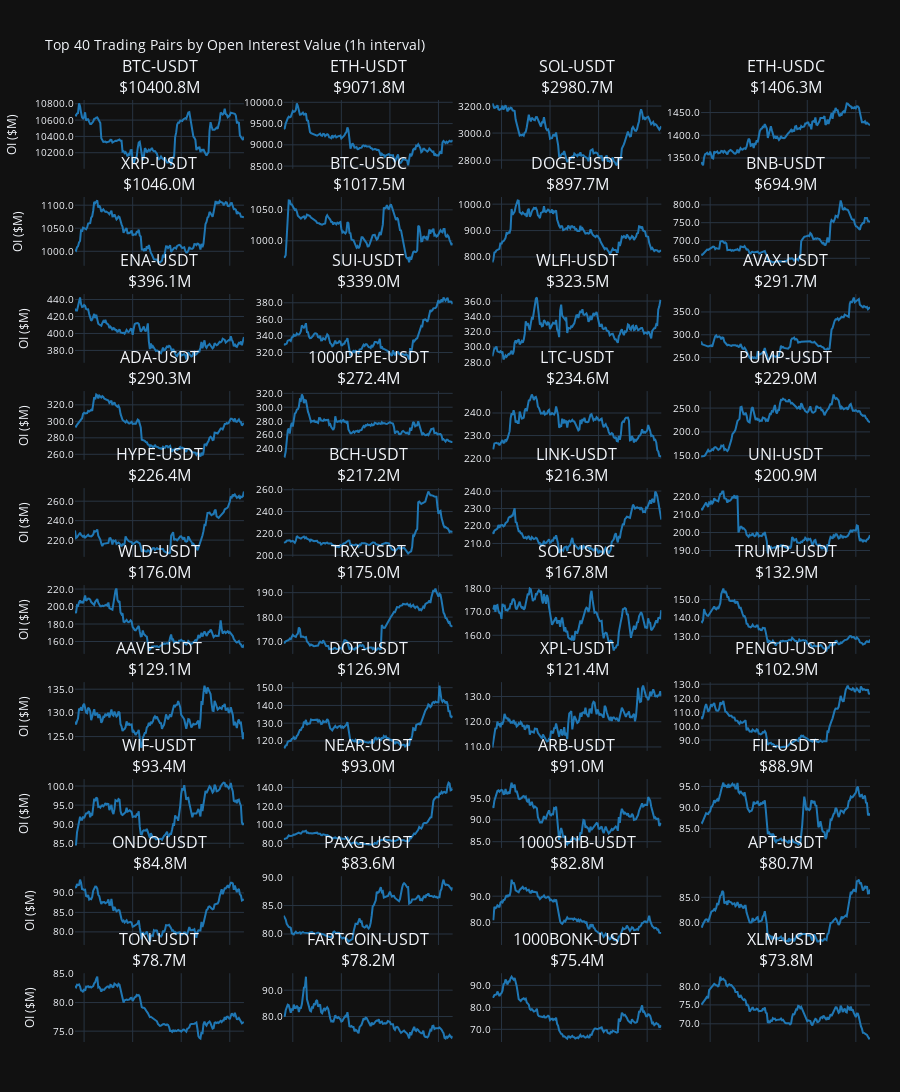

Notebook source saved alongside this figure:
### Code cell
# Visualize OI data for all successful pairs
if successful_downloads:
    # Get all pairs with valid OI data
    valid_pairs = []
    
    for i, oi_df in enumerate(successful_downloads):
        if not oi_df.empty and 'sumOpenInterestValue' in oi_df.columns:
            avg_oi_value = oi_df['sumOpenInterestValue'].mean()
            pair_name = selected_pairs[i]  # Use selected_pairs list
            valid_pairs.append((pair_name, avg_oi_value, oi_df))
    
    # Sort by average OI value (highest first)
    valid_pairs.sort(key=lambda x: x[1], reverse=True)
    
    if valid_pairs:
        # Limit visualization to top N pairs for readability
        max_pairs_to_plot = 40  # Show top 40 pairs (10 rows x 4 cols)
        pairs_to_plot = valid_pairs[:max_pairs_to_plot]
        
        # Calculate subplot layout: 4 columns, n rows
        cols = 4
        rows = (len(pairs_to_plot) + cols - 1) // cols  # Ceiling division
        
        # Calculate appropriate vertical spacing based on number of rows
        if rows <= 5:
            vertical_spacing = 0.04
        elif rows <= 10:
            vertical_spacing = 0.03
        else:
            vertical_spacing = 0.02
        
        # Create subplots with 4 columns
        fig = make_subplots(
            rows=rows, 
            cols=cols,
            subplot_titles=[f"{pair}<br>${value/1e6:.1f}M" for pair, value, _ in pairs_to_plot],
            vertical_spacing=vertical_spacing,
            horizontal_spacing=0.05
        )
        
        for idx, (pair_name, avg_value, oi_df) in enumerate(pairs_to_plot):
            row = (idx // cols) + 1
            col = (idx % cols) + 1
            
            # Create hover template with 2 decimal places
            hover_template = (
                f"{pair_name}<br>" +
                "Time: %{x}<br>" +
                "OI Value: $%{customdata:.2f}M<br>" +
                "<extra></extra>"
            )
            
            # Plot OI Value
            fig.add_trace(
                go.Scatter(
                    x=oi_df.index,
                    y=oi_df['sumOpenInterestValue'] / 1e6,  # Convert to millions for display
                    customdata=oi_df['sumOpenInterestValue'] / 1e6,  # For hover template
                    name=f"{pair_name}",
                    line=dict(width=2, color='#1f77b4'),
                    showlegend=False,
                    hovertemplate=hover_template
                ),
                row=row, col=col
            )
            
            # Update axes for each subplot
            fig.update_xaxes(showticklabels=False, row=row, col=col)
            fig.update_yaxes(
                showticklabels=True, 
                row=row, col=col, 
                tickformat='.1f',  # Show 1 decimal place
                title_text="OI ($M)" if col == 1 else ""  # Only show y-axis title on leftmost column
            )
        
        # Update overall layout
        fig.update_layout(
            height=400 * rows,  # Increased height per row
            title_text=f"Top {len(pairs_to_plot)} Trading Pairs by Open Interest Value ({INTERVAL} interval)",
            showlegend=False,
            margin=dict(l=60, r=30, t=100, b=50),
            font=dict(size=10)
        )
        
        fig.show()
        
        # Display summary statistics for ALL pairs
        print(f"\n📊 OPEN INTEREST SUMMARY ({len(valid_pairs)} total pairs):")
        print("=" * 80)
        
        # Show top 20 pairs statistics
        print("\nTop 20 Pairs by Average OI Value:")
        print("-" * 80)
        for i, (pair_name, avg_value, oi_df) in enumerate(valid_pairs[:20], 1):
            print(f"{i:2d}. {pair_name:15s} | Avg: ${avg_value/1e6:8.2f}M | Max: ${oi_df['sumOpenInterestValue'].max()/1e6:8.2f}M | Points: {len(oi_df):3d}")
        
        # Overall statistics
        print("\n" + "=" * 80)
        total_oi_value = sum(pair[1] for pair in valid_pairs)
        print(f"Total Average OI Value across all pairs: ${total_oi_value/1e9:.2f}B")
        print(f"Average OI Value per pair: ${total_oi_value/len(valid_pairs)/1e6:.2f}M")
        
    else:
        print("No valid OI data found for visualization")
else:
    print("No data available for visualization")

### Figure 1 — Plotly figure (JSON) as saved in the notebook; plotly's stock layout.template omitted (floating-point values rounded to 4 significant figures; data arrays with more than 128 entries replaced by an {"elided": "..."} marker saying what was removed)
{"data": [{"customdata": {"elided": "168 float values"}, "hovertemplate": "BTC-USDT<br>Time: %{x}<br>OI Value: $%{customdata:.2f}M<br><extra></extra>", "line": {"color": "#1f77b4", "width": 2}, "name": "BTC-USDT", "showlegend": false, "x": {"elided": "168 str values"}, "y": {"elided": "168 float values"}, "type": "scatter", "xaxis": "x", "yaxis": "y"}, {"customdata": {"elided": "168 float values"}, "hovertemplate": "ETH-USDT<br>Time: %{x}<br>OI Value: $%{customdata:.2f}M<br><extra></extra>", "line": {"color": "#1f77b4", "width": 2}, "name": "ETH-USDT", "showlegend": false, "x": {"elided": "168 str values"}, "y": {"elided": "168 float values"}, "type": "scatter", "xaxis": "x2", "yaxis": "y2"}, {"customdata": {"elided": "168 float values"}, "hovertemplate": "SOL-USDT<br>Time: %{x}<br>OI Value: $%{customdata:.2f}M<br><extra></extra>", "line": {"color": "#1f77b4", "width": 2}, "name": "SOL-USDT", "showlegend": false, "x": {"elided": "168 str values"}, "y": {"elided": "168 float values"}, "type": "scatter", "xaxis": "x3", "yaxis": "y3"}, {"customdata": {"elided": "168 float values"}, "hovertemplate": "ETH-USDC<br>Time: %{x}<br>OI Value: $%{customdata:.2f}M<br><extra></extra>", "line": {"color": "#1f77b4", "width": 2}, "name": "ETH-USDC", "showlegend": false, "x": {"elided": "168 str values"}, "y": {"elided": "168 float values"}, "type": "scatter", "xaxis": "x4", "yaxis": "y4"}, {"customdata": {"elided": "168 float values"}, "hovertemplate": "XRP-USDT<br>Time: %{x}<br>OI Value: $%{customdata:.2f}M<br><extra></extra>", "line": {"color": "#1f77b4", "width": 2}, "name": "XRP-USDT", "showlegend": false, "x": {"elided": "168 str values"}, "y": {"elided": "168 float values"}, "type": "scatter", "xaxis": "x5", "yaxis": "y5"}, {"customdata": {"elided": "168 float values"}, "hovertemplate": "BTC-USDC<br>Time: %{x}<br>OI Value: $%{customdata:.2f}M<br><extra></extra>", "line": {"color": "#1f77b4", "width": 2}, "name": "BTC-USDC", "showlegend": false, "x": {"elided": "168 str values"}, "y": {"elided": "168 float values"}, "type": "scatter", "xaxis": "x6", "yaxis": "y6"}, {"customdata": {"elided": "168 float values"}, "hovertemplate": "DOGE-USDT<br>Time: %{x}<br>OI Value: $%{customdata:.2f}M<br><extra></extra>", "line": {"color": "#1f77b4", "width": 2}, "name": "DOGE-USDT", "showlegend": false, "x": {"elided": "168 str values"}, "y": {"elided": "168 float values"}, "type": "scatter", "xaxis": "x7", "yaxis": "y7"}, {"customdata": {"elided": "168 float values"}, "hovertemplate": "BNB-USDT<br>Time: %{x}<br>OI Value: $%{customdata:.2f}M<br><extra></extra>", "line": {"color": "#1f77b4", "width": 2}, "name": "BNB-USDT", "showlegend": false, "x": {"elided": "168 str values"}, "y": {"elided": "168 float values"}, "type": "scatter", "xaxis": "x8", "yaxis": "y8"}, {"customdata": {"elided": "168 float values"}, "hovertemplate": "ENA-USDT<br>Time: %{x}<br>OI Value: $%{customdata:.2f}M<br><extra></extra>", "line": {"color": "#1f77b4", "width": 2}, "name": "ENA-USDT", "showlegend": false, "x": {"elided": "168 str values"}, "y": {"elided": "168 float values"}, "type": "scatter", "xaxis": "x9", "yaxis": "y9"}, {"customdata": {"elided": "168 float values"}, "hovertemplate": "SUI-USDT<br>Time: %{x}<br>OI Value: $%{customdata:.2f}M<br><extra></extra>", "line": {"color": "#1f77b4", "width": 2}, "name": "SUI-USDT", "showlegend": false, "x": {"elided": "168 str values"}, "y": {"elided": "168 float values"}, "type": "scatter", "xaxis": "x10", "yaxis": "y10"}, {"customdata": {"elided": "168 float values"}, "hovertemplate": "WLFI-USDT<br>Time: %{x}<br>OI Value: $%{customdata:.2f}M<br><extra></extra>", "line": {"color": "#1f77b4", "width": 2}, "name": "WLFI-USDT", "showlegend": false, "x": {"elided": "168 str values"}, "y": {"elided": "168 float values"}, "type": "scatter", "xaxis": "x11", "yaxis": "y11"}, {"customdata": {"elided": "168 float values"}, "hovertemplate": "AVAX-USDT<br>Time: %{x}<br>OI Value: $%{customdata:.2f}M<br><extra></extra>", "line": {"color": "#1f77b4", "width": 2}, "name": "AVAX-USDT", "showlegend": false, "x": {"elided": "168 str values"}, "y": {"elided": "168 float values"}, "type": "scatter", "xaxis": "x12", "yaxis": "y12"}, {"customdata": {"elided": "168 float values"}, "hovertemplate": "ADA-USDT<br>Time: %{x}<br>OI Value: $%{customdata:.2f}M<br><extra></extra>", "line": {"color": "#1f77b4", "width": 2}, "name": "ADA-USDT", "showlegend": false, "x": {"elided": "168 str values"}, "y": {"elided": "168 float values"}, "type": "scatter", "xaxis": "x13", "yaxis": "y13"}, {"customdata": {"elided": "168 float values"}, "hovertemplate": "1000PEPE-USDT<br>Time: %{x}<br>OI Value: $%{customdata:.2f}M<br><extra></extra>", "line": {"color": "#1f77b4", "width": 2}, "name": "1000PEPE-USDT", "showlegend": false, "x": {"elided": "168 str values"}, "y": {"elided": "168 float values"}, "type": "scatter", "xaxis": "x14", "yaxis": "y14"}, {"customdata": {"elided": "168 float values"}, "hovertemplate": "LTC-USDT<br>Time: %{x}<br>OI Value: $%{customdata:.2f}M<br><extra></extra>", "line": {"color": "#1f77b4", "width": 2}, "name": "LTC-USDT", "showlegend": false, "x": {"elided": "168 str values"}, "y": {"elided": "168 float values"}, "type": "scatter", "xaxis": "x15", "yaxis": "y15"}, {"customdata": {"elided": "168 float values"}, "hovertemplate": "PUMP-USDT<br>Time: %{x}<br>OI Value: $%{customdata:.2f}M<br><extra></extra>", "line": {"color": "#1f77b4", "width": 2}, "name": "PUMP-USDT", "showlegend": false, "x": {"elided": "168 str values"}, "y": {"elided": "168 float values"}, "type": "scatter", "xaxis": "x16", "yaxis": "y16"}, {"customdata": {"elided": "168 float values"}, "hovertemplate": "HYPE-USDT<br>Time: %{x}<br>OI Value: $%{customdata:.2f}M<br><extra></extra>", "line": {"color": "#1f77b4", "width": 2}, "name": "HYPE-USDT", "showlegend": false, "x": {"elided": "168 str values"}, "y": {"elided": "168 float values"}, "type": "scatter", "xaxis": "x17", "yaxis": "y17"}, {"customdata": {"elided": "168 float values"}, "hovertemplate": "BCH-USDT<br>Time: %{x}<br>OI Value: $%{customdata:.2f}M<br><extra></extra>", "line": {"color": "#1f77b4", "width": 2}, "name": "BCH-USDT", "showlegend": false, "x": {"elided": "168 str values"}, "y": {"elided": "168 float values"}, "type": "scatter", "xaxis": "x18", "yaxis": "y18"}, {"customdata": {"elided": "168 float values"}, "hovertemplate": "LINK-USDT<br>Time: %{x}<br>OI Value: $%{customdata:.2f}M<br><extra></extra>", "line": {"color": "#1f77b4", "width": 2}, "name": "LINK-USDT", "showlegend": false, "x": {"elided": "168 str values"}, "y": {"elided": "168 float values"}, "type": "scatter", "xaxis": "x19", "yaxis": "y19"}, {"customdata": {"elided": "168 float values"}, "hovertemplate": "UNI-USDT<br>Time: %{x}<br>OI Value: $%{customdata:.2f}M<br><extra></extra>", "line": {"color": "#1f77b4", "width": 2}, "name": "UNI-USDT", "showlegend": false, "x": {"elided": "168 str values"}, "y": {"elided": "168 float values"}, "type": "scatter", "xaxis": "x20", "yaxis": "y20"}, {"customdata": {"elided": "168 float values"}, "hovertemplate": "WLD-USDT<br>Time: %{x}<br>OI Value: $%{customdata:.2f}M<br><extra></extra>", "line": {"color": "#1f77b4", "width": 2}, "name": "WLD-USDT", "showlegend": false, "x": {"elided": "168 str values"}, "y": {"elided": "168 float values"}, "type": "scatter", "xaxis": "x21", "yaxis": "y21"}, {"customdata": {"elided": "168 float values"}, "hovertemplate": "TRX-USDT<br>Time: %{x}<br>OI Value: $%{customdata:.2f}M<br><extra></extra>", "line": {"color": "#1f77b4", "width": 2}, "name": "TRX-USDT", "showlegend": false, "x": {"elided": "168 str values"}, "y": {"elided": "168 float values"}, "type": "scatter", "xaxis": "x22", "yaxis": "y22"}, {"customdata": {"elided": "168 float values"}, "hovertemplate": "SOL-USDC<br>Time: %{x}<br>OI Value: $%{customdata:.2f}M<br><extra></extra>", "line": {"color": "#1f77b4", "width": 2}, "name": "SOL-USDC", "showlegend": false, "x": {"elided": "168 str values"}, "y": {"elided": "168 float values"}, "type": "scatter", "xaxis": "x23", "yaxis": "y23"}, {"customdata": {"elided": "168 float values"}, "hovertemplate": "TRUMP-USDT<br>Time: %{x}<br>OI Value: $%{customdata:.2f}M<br><extra></extra>", "line": {"color": "#1f77b4", "width": 2}, "name": "TRUMP-USDT", "showlegend": false, "x": {"elided": "168 str values"}, "y": {"elided": "168 float values"}, "type": "scatter", "xaxis": "x24", "yaxis": "y24"}, {"customdata": {"elided": "168 float values"}, "hovertemplate": "AAVE-USDT<br>Time: %{x}<br>OI Value: $%{customdata:.2f}M<br><extra></extra>", "line": {"color": "#1f77b4", "width": 2}, "name": "AAVE-USDT", "showlegend": false, "x": {"elided": "168 str values"}, "y": {"elided": "168 float values"}, "type": "scatter", "xaxis": "x25", "yaxis": "y25"}, {"customdata": {"elided": "168 float values"}, "hovertemplate": "DOT-USDT<br>Time: %{x}<br>OI Value: $%{customdata:.2f}M<br><extra></extra>", "line": {"color": "#1f77b4", "width": 2}, "name": "DOT-USDT", "showlegend": false, "x": {"elided": "168 str values"}, "y": {"elided": "168 float values"}, "type": "scatter", "xaxis": "x26", "yaxis": "y26"}, {"customdata": {"elided": "168 float values"}, "hovertemplate": "XPL-USDT<br>Time: %{x}<br>OI Value: $%{customdata:.2f}M<br><extra></extra>", "line": {"color": "#1f77b4", "width": 2}, "name": "XPL-USDT", "showlegend": false, "x": {"elided": "168 str values"}, "y": {"elided": "168 float values"}, "type": "scatter", "xaxis": "x27", "yaxis": "y27"}, {"customdata": {"elided": "168 float values"}, "hovertemplate": "PENGU-USDT<br>Time: %{x}<br>OI Value: $%{customdata:.2f}M<br><extra></extra>", "line": {"color": "#1f77b4", "width": 2}, "name": "PENGU-USDT", "showlegend": false, "x": {"elided": "168 str values"}, "y": {"elided": "168 float values"}, "type": "scatter", "xaxis": "x28", "yaxis": "y28"}, {"customdata": {"elided": "168 float values"}, "hovertemplate": "WIF-USDT<br>Time: %{x}<br>OI Value: $%{customdata:.2f}M<br><extra></extra>", "line": {"color": "#1f77b4", "width": 2}, "name": "WIF-USDT", "showlegend": false, "x": {"elided": "168 str values"}, "y": {"elided": "168 float values"}, "type": "scatter", "xaxis": "x29", "yaxis": "y29"}, {"customdata": {"elided": "168 float values"}, "hovertemplate": "NEAR-USDT<br>Time: %{x}<br>OI Value: $%{customdata:.2f}M<br><extra></extra>", "line": {"color": "#1f77b4", "width": 2}, "name": "NEAR-USDT", "showlegend": false, "x": {"elided": "168 str values"}, "y": {"elided": "168 float values"}, "type": "scatter", "xaxis": "x30", "yaxis": "y30"}, {"customdata": {"elided": "168 float values"}, "hovertemplate": "ARB-USDT<br>Time: %{x}<br>OI Value: $%{customdata:.2f}M<br><extra></extra>", "line": {"color": "#1f77b4", "width": 2}, "name": "ARB-USDT", "showlegend": false, "x": {"elided": "168 str values"}, "y": {"elided": "168 float values"}, "type": "scatter", "xaxis": "x31", "yaxis": "y31"}, {"customdata": {"elided": "168 float values"}, "hovertemplate": "FIL-USDT<br>Time: %{x}<br>OI Value: $%{customdata:.2f}M<br><extra></extra>", "line": {"color": "#1f77b4", "width": 2}, "name": "FIL-USDT", "showlegend": false, "x": {"elided": "168 str values"}, "y": {"elided": "168 float values"}, "type": "scatter", "xaxis": "x32", "yaxis": "y32"}, {"customdata": {"elided": "168 float values"}, "hovertemplate": "ONDO-USDT<br>Time: %{x}<br>OI Value: $%{customdata:.2f}M<br><extra></extra>", "line": {"color": "#1f77b4", "width": 2}, "name": "ONDO-USDT", "showlegend": false, "x": {"elided": "168 str values"}, "y": {"elided": "168 float values"}, "type": "scatter", "xaxis": "x33", "yaxis": "y33"}, {"customdata": {"elided": "168 float values"}, "hovertemplate": "PAXG-USDT<br>Time: %{x}<br>OI Value: $%{customdata:.2f}M<br><extra></extra>", "line": {"color": "#1f77b4", "width": 2}, "name": "PAXG-USDT", "showlegend": false, "x": {"elided": "168 str values"}, "y": {"elided": "168 float values"}, "type": "scatter", "xaxis": "x34", "yaxis": "y34"}, {"customdata": {"elided": "168 float values"}, "hovertemplate": "1000SHIB-USDT<br>Time: %{x}<br>OI Value: $%{customdata:.2f}M<br><extra></extra>", "line": {"color": "#1f77b4", "width": 2}, "name": "1000SHIB-USDT", "showlegend": false, "x": {"elided": "168 str values"}, "y": {"elided": "168 float values"}, "type": "scatter", "xaxis": "x35", "yaxis": "y35"}, {"customdata": {"elided": "168 float values"}, "hovertemplate": "APT-USDT<br>Time: %{x}<br>OI Value: $%{customdata:.2f}M<br><extra></extra>", "line": {"color": "#1f77b4", "width": 2}, "name": "APT-USDT", "showlegend": false, "x": {"elided": "168 str values"}, "y": {"elided": "168 float values"}, "type": "scatter", "xaxis": "x36", "yaxis": "y36"}, {"customdata": {"elided": "168 float values"}, "hovertemplate": "TON-USDT<br>Time: %{x}<br>OI Value: $%{customdata:.2f}M<br><extra></extra>", "line": {"color": "#1f77b4", "width": 2}, "name": "TON-USDT", "showlegend": false, "x": {"elided": "168 str values"}, "y": {"elided": "168 float values"}, "type": "scatter", "xaxis": "x37", "yaxis": "y37"}, {"customdata": {"elided": "168 float values"}, "hovertemplate": "FARTCOIN-USDT<br>Time: %{x}<br>OI Value: $%{customdata:.2f}M<br><extra></extra>", "line": {"color": "#1f77b4", "width": 2}, "name": "FARTCOIN-USDT", "showlegend": false, "x": {"elided": "168 str values"}, "y": {"elided": "168 float values"}, "type": "scatter", "xaxis": "x38", "yaxis": "y38"}, {"customdata": {"elided": "168 float values"}, "hovertemplate": "1000BONK-USDT<br>Time: %{x}<br>OI Value: $%{customdata:.2f}M<br><extra></extra>", "line": {"color": "#1f77b4", "width": 2}, "name": "1000BONK-USDT", "showlegend": false, "x": {"elided": "168 str values"}, "y": {"elided": "168 float values"}, "type": "scatter", "xaxis": "x39", "yaxis": "y39"}, {"customdata": {"elided": "168 float values"}, "hovertemplate": "XLM-USDT<br>Time: %{x}<br>OI Value: $%{customdata:.2f}M<br><extra></extra>", "line": {"color": "#1f77b4", "width": 2}, "name": "XLM-USDT", "showlegend": false, "x": {"elided": "168 str values"}, "y": {"elided": "168 float values"}, "type": "scatter", "xaxis": "x40", "yaxis": "y40"}], "layout": {"xaxis": {"anchor": "y", "domain": [0.0, 0.2125], "showticklabels": false}, "yaxis": {"anchor": "x", "domain": [0.927, 1.0], "title": {"text": "OI ($M)"}, "showticklabels": true, "tickformat": ".1f"}, "xaxis2": {"anchor": "y2", "domain": [0.2625, 0.475], "showticklabels": false}, "yaxis2": {"anchor": "x2", "domain": [0.927, 1.0], "title": {"text": ""}, "showticklabels": true, "tickformat": ".1f"}, "xaxis3": {"anchor": "y3", "domain": [0.525, 0.7375], "showticklabels": false}, "yaxis3": {"anchor": "x3", "domain": [0.927, 1.0], "title": {"text": ""}, "showticklabels": true, "tickformat": ".1f"}, "xaxis4": {"anchor": "y4", "domain": [0.7875, 1.0], "showticklabels": false}, "yaxis4": {"anchor": "x4", "domain": [0.927, 1.0], "title": {"text": ""}, "showticklabels": true, "tickformat": ".1f"}, "xaxis5": {"anchor": "y5", "domain": [0.0, 0.2125], "showticklabels": false}, "yaxis5": {"anchor": "x5", "domain": [0.824, 0.897], "title": {"text": "OI ($M)"}, "showticklabels": true, "tickformat": ".1f"}, "xaxis6": {"anchor": "y6", "domain": [0.2625, 0.475], "showticklabels": false}, "yaxis6": {"anchor": "x6", "domain": [0.824, 0.897], "title": {"text": ""}, "showticklabels": true, "tickformat": ".1f"}, "xaxis7": {"anchor": "y7", "domain": [0.525, 0.7375], "showticklabels": false}, "yaxis7": {"anchor": "x7", "domain": [0.824, 0.897], "title": {"text": ""}, "showticklabels": true, "tickformat": ".1f"}, "xaxis8": {"anchor": "y8", "domain": [0.7875, 1.0], "showticklabels": false}, "yaxis8": {"anchor": "x8", "domain": [0.824, 0.897], "title": {"text": ""}, "showticklabels": true, "tickformat": ".1f"}, "xaxis9": {"anchor": "y9", "domain": [0.0, 0.2125], "showticklabels": false}, "yaxis9": {"anchor": "x9", "domain": [0.721, 0.794], "title": {"text": "OI ($M)"}, "showticklabels": true, "tickformat": ".1f"}, "xaxis10": {"anchor": "y10", "domain": [0.2625, 0.475], "showticklabels": false}, "yaxis10": {"anchor": "x10", "domain": [0.721, 0.794], "title": {"text": ""}, "showticklabels": true, "tickformat": ".1f"}, "xaxis11": {"anchor": "y11", "domain": [0.525, 0.7375], "showticklabels": false}, "yaxis11": {"anchor": "x11", "domain": [0.721, 0.794], "title": {"text": ""}, "showticklabels": true, "tickformat": ".1f"}, "xaxis12": {"anchor": "y12", "domain": [0.7875, 1.0], "showticklabels": false}, "yaxis12": {"anchor": "x12", "domain": [0.721, 0.794], "title": {"text": ""}, "showticklabels": true, "tickformat": ".1f"}, "xaxis13": {"anchor": "y13", "domain": [0.0, 0.2125], "showticklabels": false}, "yaxis13": {"anchor": "x13", "domain": [0.618, 0.691], "title": {"text": "OI ($M)"}, "showticklabels": true, "tickformat": ".1f"}, "xaxis14": {"anchor": "y14", "domain": [0.2625, 0.475], "showticklabels": false}, "yaxis14": {"anchor": "x14", "domain": [0.618, 0.691], "title": {"text": ""}, "showticklabels": true, "tickformat": ".1f"}, "xaxis15": {"anchor": "y15", "domain": [0.525, 0.7375], "showticklabels": false}, "yaxis15": {"anchor": "x15", "domain": [0.618, 0.691], "title": {"text": ""}, "showticklabels": true, "tickformat": ".1f"}, "xaxis16": {"anchor": "y16", "domain": [0.7875, 1.0], "showticklabels": false}, "yaxis16": {"anchor": "x16", "domain": [0.618, 0.691], "title": {"text": ""}, "showticklabels": true, "tickformat": ".1f"}, "xaxis17": {"anchor": "y17", "domain": [0.0, 0.2125], "showticklabels": false}, "yaxis17": {"anchor": "x17", "domain": [0.515, 0.588], "title": {"text": "OI ($M)"}, "showticklabels": true, "tickformat": ".1f"}, "xaxis18": {"anchor": "y18", "domain": [0.2625, 0.475], "showticklabels": false}, "yaxis18": {"anchor": "x18", "domain": [0.515, 0.588], "title": {"text": ""}, "showticklabels": true, "tickformat": ".1f"}, "xaxis19": {"anchor": "y19", "domain": [0.525, 0.7375], "showticklabels": false}, "yaxis19": {"anchor": "x19", "domain": [0.515, 0.588], "title": {"text": ""}, "showticklabels": true, "tickformat": ".1f"}, "xaxis20": {"anchor": "y20", "domain": [0.7875, 1.0], "showticklabels": false}, "yaxis20": {"anchor": "x20", "domain": [0.515, 0.588], "title": {"text": ""}, "showticklabels": true, "tickformat": ".1f"}, "xaxis21": {"anchor": "y21", "domain": [0.0, 0.2125], "showticklabels": false}, "yaxis21": {"anchor": "x21", "domain": [0.412, 0.485], "title": {"text": "OI ($M)"}, "showticklabels": true, "tickformat": ".1f"}, "xaxis22": {"anchor": "y22", "domain": [0.2625, 0.475], "showticklabels": false}, "yaxis22": {"anchor": "x22", "domain": [0.412, 0.485], "title": {"text": ""}, "showticklabels": true, "tickformat": ".1f"}, "xaxis23": {"anchor": "y23", "domain": [0.525, 0.7375], "showticklabels": false}, "yaxis23": {"anchor": "x23", "domain": [0.412, 0.485], "title": {"text": ""}, "showticklabels": true, "tickformat": ".1f"}, "xaxis24": {"anchor": "y24", "domain": [0.7875, 1.0], "showticklabels": false}, "yaxis24": {"anchor": "x24", "domain": [0.412, 0.485], "title": {"text": ""}, "showticklabels": true, "tickformat": ".1f"}, "xaxis25": {"anchor": "y25", "domain": [0.0, 0.2125], "showticklabels": false}, "yaxis25": {"anchor": "x25", "domain": [0.309, 0.382], "title": {"text": "OI ($M)"}, "showticklabels": true, "tickformat": ".1f"}, "xaxis26": {"anchor": "y26", "domain": [0.2625, 0.475], "showticklabels": false}, "yaxis26": {"anchor": "x26", "domain": [0.309, 0.382], "title": {"text": ""}, "showticklabels": true, "tickformat": ".1f"}, "xaxis27": {"anchor": "y27", "domain": [0.525, 0.7375], "showticklabels": false}, "yaxis27": {"anchor": "x27", "domain": [0.309, 0.382], "title": {"text": ""}, "showticklabels": true, "tickformat": ".1f"}, "xaxis28": {"anchor": "y28", "domain": [0.7875, 1.0], "showticklabels": false}, "yaxis28": {"anchor": "x28", "domain": [0.309, 0.382], "title": {"text": ""}, "showticklabels": true, "tickformat": ".1f"}, "xaxis29": {"anchor": "y29", "domain": [0.0, 0.2125], "showticklabels": false}, "yaxis29": {"anchor": "x29", "domain": [0.206, 0.279], "title": {"text": "OI ($M)"}, "showticklabels": true, "tickformat": ".1f"}, "xaxis30": {"anchor": "y30", "domain": [0.2625, 0.475], "showticklabels": false}, "yaxis30": {"anchor": "x30", "domain": [0.206, 0.279], "title": {"text": ""}, "showticklabels": true, "tickformat": ".1f"}, "xaxis31": {"anchor": "y31", "domain": [0.525, 0.7375], "showticklabels": false}, "yaxis31": {"anchor": "x31", "domain": [0.206, 0.279], "title": {"text": ""}, "showticklabels": true, "tickformat": ".1f"}, "xaxis32": {"anchor": "y32", "domain": [0.7875, 1.0], "showticklabels": false}, "yaxis32": {"anchor": "x32", "domain": [0.206, 0.279], "title": {"text": ""}, "showticklabels": true, "tickformat": ".1f"}, "xaxis33": {"anchor": "y33", "domain": [0.0, 0.2125], "showticklabels": false}, "yaxis33": {"anchor": "x33", "domain": [0.103, 0.176], "title": {"text": "OI ($M)"}, "showticklabels": true, "tickformat": ".1f"}, "xaxis34": {"anchor": "y34", "domain": [0.2625, 0.475], "showticklabels": false}, "yaxis34": {"anchor": "x34", "domain": [0.103, 0.176], "title": {"text": ""}, "showticklabels": true, "tickformat": ".1f"}, "xaxis35": {"anchor": "y35", "domain": [0.525, 0.7375], "showticklabels": false}, "yaxis35": {"anchor": "x35", "domain": [0.103, 0.176], "title": {"text": ""}, "showticklabels": true, "tickformat": ".1f"}, "xaxis36": {"anchor": "y36", "domain": [0.7875, 1.0], "showticklabels": false}, "yaxis36": {"anchor": "x36", "domain": [0.103, 0.176], "title": {"text": ""}, "showticklabels": true, "tickformat": ".1f"}, "xaxis37": {"anchor": "y37", "domain": [0.0, 0.2125], "showticklabels": false}, "yaxis37": {"anchor": "x37", "domain": [0.0, 0.073], "title": {"text": "OI ($M)"}, "showticklabels": true, "tickformat": ".1f"}, "xaxis38": {"anchor": "y38", "domain": [0.2625, 0.475], "showticklabels": false}, "yaxis38": {"anchor": "x38", "domain": [0.0, 0.073], "title": {"text": ""}, "showticklabels": true, "tickformat": ".1f"}, "xaxis39": {"anchor": "y39", "domain": [0.525, 0.7375], "showticklabels": false}, "yaxis39": {"anchor": "x39", "domain": [0.0, 0.073], "title": {"text": ""}, "showticklabels": true, "tickformat": ".1f"}, "xaxis40": {"anchor": "y40", "domain": [0.7875, 1.0], "showticklabels": false}, "yaxis40": {"anchor": "x40", "domain": [0.0, 0.073], "title": {"text": ""}, "showticklabels": true, "tickformat": ".1f"}, "annotations": [{"font": {"size": 16}, "showarrow": false, "text": "BTC-USDT<br>$10400.8M", "x": 0.1062, "xanchor": "center", "xref": "paper", "y": 1.0, "yanchor": "bottom", "yref": "paper"}, {"font": {"size": 16}, "showarrow": false, "text": "ETH-USDT<br>$9071.8M", "x": 0.3688, "xanchor": "center", "xref": "paper", "y": 1.0, "yanchor": "bottom", "yref": "paper"}, {"font": {"size": 16}, "showarrow": false, "text": "SOL-USDT<br>$2980.7M", "x": 0.6313, "xanchor": "center", "xref": "paper", "y": 1.0, "yanchor": "bottom", "yref": "paper"}, {"font": {"size": 16}, "showarrow": false, "text": "ETH-USDC<br>$1406.3M", "x": 0.8938, "xanchor": "center", "xref": "paper", "y": 1.0, "yanchor": "bottom", "yref": "paper"}, {"font": {"size": 16}, "showarrow": false, "text": "XRP-USDT<br>$1046.0M", "x": 0.1062, "xanchor": "center", "xref": "paper", "y": 0.897, "yanchor": "bottom", "yref": "paper"}, {"font": {"size": 16}, "showarrow": false, "text": "BTC-USDC<br>$1017.5M", "x": 0.3688, "xanchor": "center", "xref": "paper", "y": 0.897, "yanchor": "bottom", "yref": "paper"}, {"font": {"size": 16}, "showarrow": false, "text": "DOGE-USDT<br>$897.7M", "x": 0.6313, "xanchor": "center", "xref": "paper", "y": 0.897, "yanchor": "bottom", "yref": "paper"}, {"font": {"size": 16}, "showarrow": false, "text": "BNB-USDT<br>$694.9M", "x": 0.8938, "xanchor": "center", "xref": "paper", "y": 0.897, "yanchor": "bottom", "yref": "paper"}, {"font": {"size": 16}, "showarrow": false, "text": "ENA-USDT<br>$396.1M", "x": 0.1062, "xanchor": "center", "xref": "paper", "y": 0.794, "yanchor": "bottom", "yref": "paper"}, {"font": {"size": 16}, "showarrow": false, "text": "SUI-USDT<br>$339.0M", "x": 0.3688, "xanchor": "center", "xref": "paper", "y": 0.794, "yanchor": "bottom", "yref": "paper"}, {"font": {"size": 16}, "showarrow": false, "text": "WLFI-USDT<br>$323.5M", "x": 0.6313, "xanchor": "center", "xref": "paper", "y": 0.794, "yanchor": "bottom", "yref": "paper"}, {"font": {"size": 16}, "showarrow": false, "text": "AVAX-USDT<br>$291.7M", "x": 0.8938, "xanchor": "center", "xref": "paper", "y": 0.794, "yanchor": "bottom", "yref": "paper"}, {"font": {"size": 16}, "showarrow": false, "text": "ADA-USDT<br>$290.3M", "x": 0.1062, "xanchor": "center", "xref": "paper", "y": 0.691, "yanchor": "bottom", "yref": "paper"}, {"font": {"size": 16}, "showarrow": false, "text": "1000PEPE-USDT<br>$272.4M", "x": 0.3688, "xanchor": "center", "xref": "paper", "y": 0.691, "yanchor": "bottom", "yref": "paper"}, {"font": {"size": 16}, "showarrow": false, "text": "LTC-USDT<br>$234.6M", "x": 0.6313, "xanchor": "center", "xref": "paper", "y": 0.691, "yanchor": "bottom", "yref": "paper"}, {"font": {"size": 16}, "showarrow": false, "text": "PUMP-USDT<br>$229.0M", "x": 0.8938, "xanchor": "center", "xref": "paper", "y": 0.691, "yanchor": "bottom", "yref": "paper"}, {"font": {"size": 16}, "showarrow": false, "text": "HYPE-USDT<br>$226.4M", "x": 0.1062, "xanchor": "center", "xref": "paper", "y": 0.588, "yanchor": "bottom", "yref": "paper"}, {"font": {"size": 16}, "showarrow": false, "text": "BCH-USDT<br>$217.2M", "x": 0.3688, "xanchor": "center", "xref": "paper", "y": 0.588, "yanchor": "bottom", "yref": "paper"}, {"font": {"size": 16}, "showarrow": false, "text": "LINK-USDT<br>$216.3M", "x": 0.6313, "xanchor": "center", "xref": "paper", "y": 0.588, "yanchor": "bottom", "yref": "paper"}, {"font": {"size": 16}, "showarrow": false, "text": "UNI-USDT<br>$200.9M", "x": 0.8938, "xanchor": "center", "xref": "paper", "y": 0.588, "yanchor": "bottom", "yref": "paper"}, {"font": {"size": 16}, "showarrow": false, "text": "WLD-USDT<br>$176.0M", "x": 0.1062, "xanchor": "center", "xref": "paper", "y": 0.485, "yanchor": "bottom", "yref": "paper"}, {"font": {"size": 16}, "showarrow": false, "text": "TRX-USDT<br>$175.0M", "x": 0.3688, "xanchor": "center", "xref": "paper", "y": 0.485, "yanchor": "bottom", "yref": "paper"}, {"font": {"size": 16}, "showarrow": false, "text": "SOL-USDC<br>$167.8M", "x": 0.6313, "xanchor": "center", "xref": "paper", "y": 0.485, "yanchor": "bottom", "yref": "paper"}, {"font": {"size": 16}, "showarrow": false, "text": "TRUMP-USDT<br>$132.9M", "x": 0.8938, "xanchor": "center", "xref": "paper", "y": 0.485, "yanchor": "bottom", "yref": "paper"}, {"font": {"size": 16}, "showarrow": false, "text": "AAVE-USDT<br>$129.1M", "x": 0.1062, "xanchor": "center", "xref": "paper", "y": 0.382, "yanchor": "bottom", "yref": "paper"}, {"font": {"size": 16}, "showarrow": false, "text": "DOT-USDT<br>$126.9M", "x": 0.3688, "xanchor": "center", "xref": "paper", "y": 0.382, "yanchor": "bottom", "yref": "paper"}, {"font": {"size": 16}, "showarrow": false, "text": "XPL-USDT<br>$121.4M", "x": 0.6313, "xanchor": "center", "xref": "paper", "y": 0.382, "yanchor": "bottom", "yref": "paper"}, {"font": {"size": 16}, "showarrow": false, "text": "PENGU-USDT<br>$102.9M", "x": 0.8938, "xanchor": "center", "xref": "paper", "y": 0.382, "yanchor": "bottom", "yref": "paper"}, {"font": {"size": 16}, "showarrow": false, "text": "WIF-USDT<br>$93.4M", "x": 0.1062, "xanchor": "center", "xref": "paper", "y": 0.279, "yanchor": "bottom", "yref": "paper"}, {"font": {"size": 16}, "showarrow": false, "text": "NEAR-USDT<br>$93.0M", "x": 0.3688, "xanchor": "center", "xref": "paper", "y": 0.279, "yanchor": "bottom", "yref": "paper"}, {"font": {"size": 16}, "showarrow": false, "text": "ARB-USDT<br>$91.0M", "x": 0.6313, "xanchor": "center", "xref": "paper", "y": 0.279, "yanchor": "bottom", "yref": "paper"}, {"font": {"size": 16}, "showarrow": false, "text": "FIL-USDT<br>$88.9M", "x": 0.8938, "xanchor": "center", "xref": "paper", "y": 0.279, "yanchor": "bottom", "yref": "paper"}, {"font": {"size": 16}, "showarrow": false, "text": "ONDO-USDT<br>$84.8M", "x": 0.1062, "xanchor": "center", "xref": "paper", "y": 0.176, "yanchor": "bottom", "yref": "paper"}, {"font": {"size": 16}, "showarrow": false, "text": "PAXG-USDT<br>$83.6M", "x": 0.3688, "xanchor": "center", "xref": "paper", "y": 0.176, "yanchor": "bottom", "yref": "paper"}, {"font": {"size": 16}, "showarrow": false, "text": "1000SHIB-USDT<br>$82.8M", "x": 0.6313, "xanchor": "center", "xref": "paper", "y": 0.176, "yanchor": "bottom", "yref": "paper"}, {"font": {"size": 16}, "showarrow": false, "text": "APT-USDT<br>$80.7M", "x": 0.8938, "xanchor": "center", "xref": "paper", "y": 0.176, "yanchor": "bottom", "yref": "paper"}, {"font": {"size": 16}, "showarrow": false, "text": "TON-USDT<br>$78.7M", "x": 0.1062, "xanchor": "center", "xref": "paper", "y": 0.073, "yanchor": "bottom", "yref": "paper"}, {"font": {"size": 16}, "showarrow": false, "text": "FARTCOIN-USDT<br>$78.2M", "x": 0.3688, "xanchor": "center", "xref": "paper", "y": 0.073, "yanchor": "bottom", "yref": "paper"}, {"font": {"size": 16}, "showarrow": false, "text": "1000BONK-USDT<br>$75.4M", "x": 0.6313, "xanchor": "center", "xref": "paper", "y": 0.073, "yanchor": "bottom", "yref": "paper"}, {"font": {"size": 16}, "showarrow": false, "text": "XLM-USDT<br>$73.8M", "x": 0.8938, "xanchor": "center", "xref": "paper", "y": 0.073, "yanchor": "bottom", "yref": "paper"}], "title": {"text": "Top 40 Trading Pairs by Open Interest Value (1h interval)"}, "margin": {"l": 60, "r": 30, "t": 100, "b": 50}, "font": {"size": 10}, "height": 4000, "showlegend": false}}
